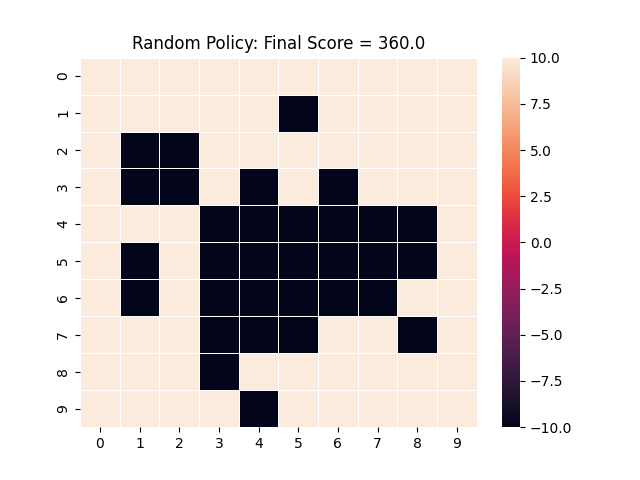

Here is the Python script that generated this plot:
import random
import sys
import requests
import io
import pandas as pd
import numpy as np
import math
import time
import matplotlib.pylab as plt
import seaborn as sns
from scipy.stats import multivariate_normal


# Sets all policies to 0 except for 5 random positions on the grid, which is sets to 1 (add park)
def get_policy(S, A, park_limit):
    S.sort()
    final_policy = {key: 0 for key in S}
    # parks = random.sample(list(S), park_limit)
    parks = [0, 1, 2, 3, 4]
    for p in parks:
        final_policy[p] = 1
    return final_policy


def write_policy(final_policy, final_score, filename):
    with open(filename, 'w') as f:
        for a in final_policy.values():
            f.write("{}\n".format(a))
        f.write("Final Score: {}\n".format(final_score))


def simulate(prob_dist, S, R):
    # TODO: pick 4 parks, set prob_dist to 0 for all of them
    for s in range(len(S)):
        if random.random() < prob_dist[s]:
            # S[s][1] = 1
            R[s] = -10  # If flooded, reward negatively TODO: try diff values here
        else:
            # S[s][1] = 0
            R[s] = 10  # # If not flooded, reward poistively TODO: try diff values here
    score = sum(R)
    return score, R, S


def gaussian_probs(num_states):
    mean = [5, 5]
    cov = [[5, 0], [0, 5]]
    dist = multivariate_normal(mean, cov)
    weights = []
    for i in range(10):  # Calculate pdf for all grid points
        for j in range(10):
            weights.append(dist.pdf([i, j])/.03)  # TODO: added .03 so that prob in center was = .9, almost always floods
    # weights = weights/sum(weights)
    return weights


def get_probabilities(num_states):
    return gaussian_probs(num_states)  # TODO: try uniform and random as well for final paper



park_limit = 5
start_time = time.time()
num_states = 100
S = np.arange(0, num_states)
A = np.arange(0, num_states)
final_policy = get_policy(S, A, park_limit)

# TO COMPARE TO FWD SEARCH
R = np.zeros(num_states)
prob_dist = get_probabilities(num_states)
parks_indices = np.where(np.array(list(final_policy.values())) == 1)
for p in list(parks_indices[0]):
    prob_dist[p] = 0
final_score, R, S = simulate(prob_dist, S, R)
R_map = [R[0:10], R[10:20], R[20:30], R[30:40], R[40:50], R[50:60], R[60:70], R[70:80], R[80:90], R[90:100]]
ax = sns.heatmap(R_map, linewidth=0.5)
plt.title('Random Policy: Final Score = ' + str(final_score))

plt.savefig('dummy')
write_policy(final_policy, final_score, 'dummy.policy')
